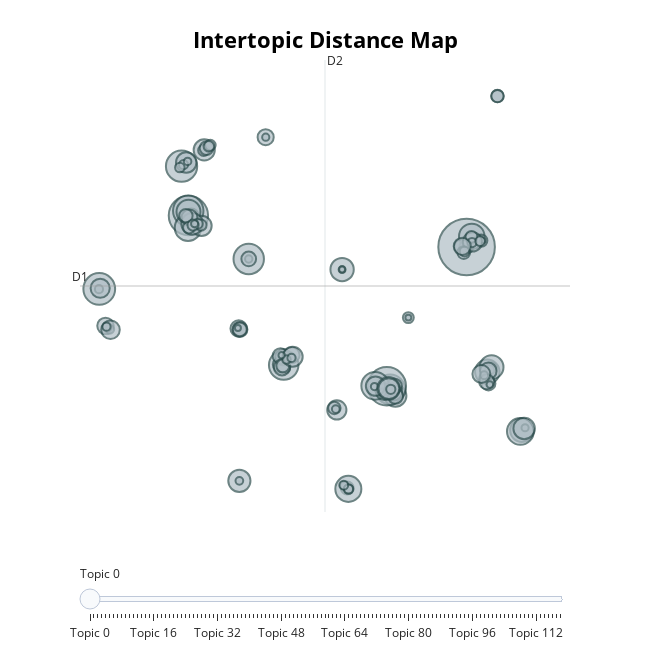

Write notebook code for a chart like this one.
### Code cell
merged_model_thread_content.visualize_topics()
